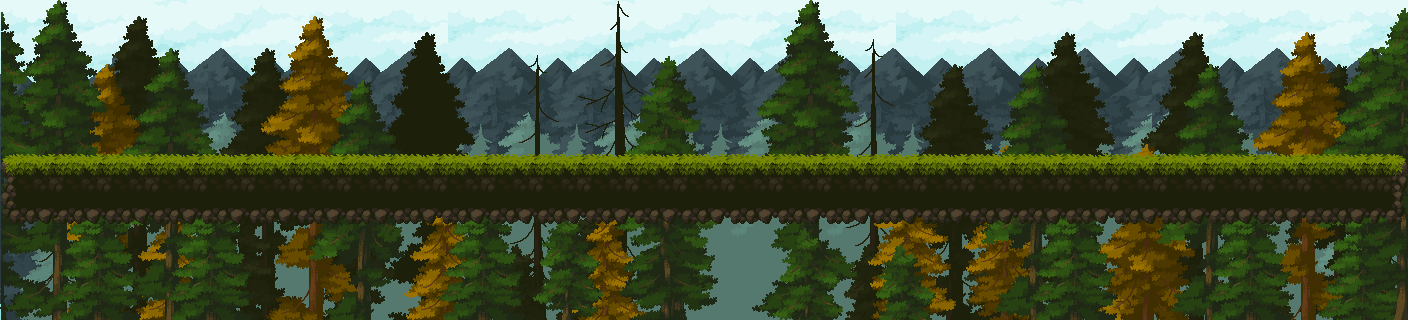

This is a level from a 2D game, rendered from its Tiled map with the project's own tilesets. A one-line summary and the map file follow, with tile-layer data summarised:
An orthogonal 88x20 tile map with 16x16 px tiles, 13 tile layers (Calque de Tuiles 7, Calque de Tuiles 8, Calque de Tuiles 1, Calque de Tuiles 6, ...), 1 hidden layer not drawn, 6 tilesets and 3 objects (collision, apparition ).

<map version="1.10" tiledversion="1.11.1-99-gec89c545" orientation="orthogonal" renderorder="right-down" width="88" height="20" tilewidth="16" tileheight="16" infinite="0" nextlayerid="18" nextobjectid="5">
 <tileset firstgid="1" source="tiles/Background.tsx" />
 <tileset firstgid="511" source="tiles/Backgroundtress.tsx" />
 <tileset firstgid="1407" source="tiles/Dark-Tree.tsx" />
 <tileset firstgid="7707" source="tiles/Green-Tree.tsx" />
 <tileset firstgid="14007" source="tiles/Tiles.tsx" />
 <tileset firstgid="14632" source="tiles/Golden-Tree.tsx" />
 <layer id="7" name="Calque de Tuiles 7" width="88" height="20">
  <data>[1760 cells, 1760 non-empty, 489 distinct tile ids]</data>
 </layer>
 <layer id="8" name="Calque de Tuiles 8" width="88" height="20">
  <data>[1760 cells, 1326 non-empty, 90 distinct tile ids]</data>
 </layer>
 <layer id="1" name="Calque de Tuiles 1" width="88" height="20">
  <data>[1760 cells, 1760 non-empty, 255 distinct tile ids]</data>
 </layer>
 <layer id="6" name="Calque de Tuiles 6" width="88" height="20">
  <data>[1760 cells, 1125 non-empty, 228 distinct tile ids]</data>
 </layer>
 <layer id="2" name="Calque de Tuiles 2" width="88" height="20">
  <data>[1760 cells, 852 non-empty, 257 distinct tile ids]</data>
 </layer>
 <layer id="3" name="Calque de Tuiles 3" width="88" height="20">
  <data>[1760 cells, 676 non-empty, 290 distinct tile ids]</data>
 </layer>
 <layer id="4" name="Calque de Tuiles 4" width="88" height="20">
  <data>[1760 cells, 302 non-empty, 150 distinct tile ids]</data>
 </layer>
 <layer id="5" name="Calque de Tuiles 5" width="88" height="20" visible="0">
  <data>[1760 cells, 0 non-empty, 0 distinct tile ids]</data>
 </layer>
 <layer id="14" name="Calque de Tuiles 14" width="88" height="20">
  <data>[1760 cells, 696 non-empty, 199 distinct tile ids]</data>
 </layer>
 <layer id="10" name="Calque de Tuiles 10" width="88" height="20">
  <data>[1760 cells, 830 non-empty, 140 distinct tile ids]</data>
 </layer>
 <layer id="11" name="Calque de Tuiles 11" width="88" height="20">
  <data>[1760 cells, 192 non-empty, 89 distinct tile ids]</data>
 </layer>
 <layer id="12" name="Calque de Tuiles 12" width="88" height="20">
  <data>[1760 cells, 234 non-empty, 48 distinct tile ids]</data>
 </layer>
 <layer id="13" name="Calque de Tuiles 13" width="88" height="20" offsetx="1" offsety="1">
  <data>[1760 cells, 281 non-empty, 141 distinct tile ids]</data>
 </layer>
 <layer id="15" name="Calque de Tuiles 15" width="88" height="20">
  <data>[1760 cells, 440 non-empty, 25 distinct tile ids]</data>
 </layer>
 <objectgroup id="16" name="Calque d'Objets 1">
  <object id="1" name="sol" type="collision" x="0.784099" y="162.246" width="1381.82" height="48.4848" />
  <object id="3" name="apparition " x="1371.96" y="150.16">
   <point />
  </object>
  <object id="4" x="581.818" y="1293.94">
   <point />
  </object>
 </objectgroup>
</map>
